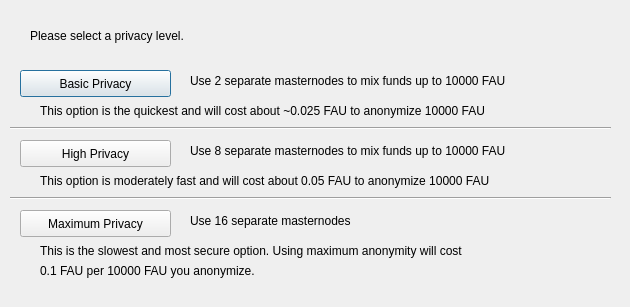
<?xml version="1.0" encoding="UTF-8"?>
<ui version="4.0">
 <class>DarksendConfig</class>
 <widget class="QDialog" name="DarksendConfig">
  <property name="geometry">
   <rect>
    <x>0</x>
    <y>0</y>
    <width>630</width>
    <height>307</height>
   </rect>
  </property>
  <property name="windowTitle">
   <string>Configure Darksend</string>
  </property>
  <widget class="QPushButton" name="buttonBasic">
   <property name="geometry">
    <rect>
     <x>20</x>
     <y>70</y>
     <width>151</width>
     <height>27</height>
    </rect>
   </property>
   <property name="text">
    <string>Basic Privacy</string>
   </property>
  </widget>
  <widget class="QPushButton" name="buttonHigh">
   <property name="geometry">
    <rect>
     <x>20</x>
     <y>140</y>
     <width>151</width>
     <height>27</height>
    </rect>
   </property>
   <property name="text">
    <string>High Privacy</string>
   </property>
  </widget>
  <widget class="QPushButton" name="buttonMax">
   <property name="geometry">
    <rect>
     <x>20</x>
     <y>210</y>
     <width>151</width>
     <height>27</height>
    </rect>
   </property>
   <property name="text">
    <string>Maximum Privacy</string>
   </property>
  </widget>
  <widget class="QLabel" name="label">
   <property name="geometry">
    <rect>
     <x>30</x>
     <y>20</y>
     <width>571</width>
     <height>31</height>
    </rect>
   </property>
   <property name="text">
    <string>Please select a privacy level.</string>
   </property>
  </widget>
  <widget class="QLabel" name="label_2">
   <property name="geometry">
    <rect>
     <x>190</x>
     <y>70</y>
     <width>421</width>
     <height>21</height>
    </rect>
   </property>
   <property name="text">
    <string>Use 2 separate masternodes to mix funds up to 10000 FAU</string>
   </property>
  </widget>
  <widget class="QLabel" name="label_3">
   <property name="geometry">
    <rect>
     <x>190</x>
     <y>140</y>
     <width>411</width>
     <height>21</height>
    </rect>
   </property>
   <property name="text">
    <string>Use 8 separate masternodes to mix funds up to 10000 FAU</string>
   </property>
  </widget>
  <widget class="QLabel" name="label_4">
   <property name="geometry">
    <rect>
     <x>190</x>
     <y>210</y>
     <width>421</width>
     <height>21</height>
    </rect>
   </property>
   <property name="text">
    <string>Use 16 separate masternodes</string>
   </property>
  </widget>
  <widget class="QLabel" name="label_6">
   <property name="geometry">
    <rect>
     <x>40</x>
     <y>100</y>
     <width>561</width>
     <height>21</height>
    </rect>
   </property>
   <property name="text">
    <string>This option is the quickest and will cost about ~0.025 FAU to anonymize 10000 FAU</string>
   </property>
  </widget>
  <widget class="QLabel" name="label_7">
   <property name="geometry">
    <rect>
     <x>40</x>
     <y>170</y>
     <width>561</width>
     <height>21</height>
    </rect>
   </property>
   <property name="text">
    <string>This option is moderately fast and will cost about 0.05 FAU to anonymize 10000 FAU</string>
   </property>
  </widget>
  <widget class="QLabel" name="label_8">
   <property name="geometry">
    <rect>
     <x>40</x>
     <y>240</y>
     <width>561</width>
     <height>21</height>
    </rect>
   </property>
   <property name="text">
    <string>This is the slowest and most secure option. Using maximum anonymity will cost</string>
   </property>
  </widget>
  <widget class="QLabel" name="label_9">
   <property name="geometry">
    <rect>
     <x>40</x>
     <y>260</y>
     <width>561</width>
     <height>21</height>
    </rect>
   </property>
   <property name="text">
    <string>0.1 FAU per 10000 FAU you anonymize.</string>
   </property>
  </widget>
  <widget class="Line" name="line">
   <property name="geometry">
    <rect>
     <x>10</x>
     <y>120</y>
     <width>601</width>
     <height>16</height>
    </rect>
   </property>
   <property name="orientation">
    <enum>Qt::Horizontal</enum>
   </property>
  </widget>
  <widget class="Line" name="line_2">
   <property name="geometry">
    <rect>
     <x>10</x>
     <y>190</y>
     <width>601</width>
     <height>16</height>
    </rect>
   </property>
   <property name="orientation">
    <enum>Qt::Horizontal</enum>
   </property>
  </widget>
 </widget>
 <resources/>
 <connections/>
</ui>
